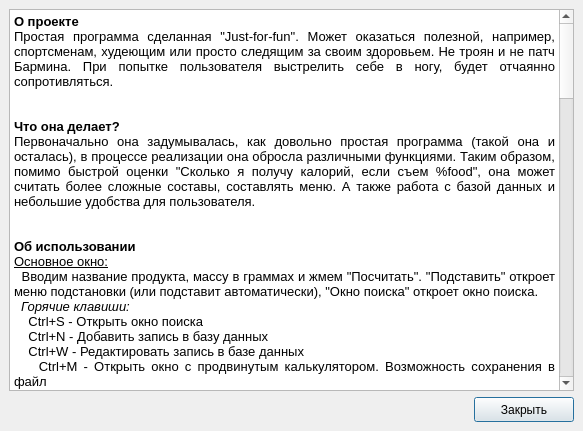
<?xml version="1.0" encoding="UTF-8"?>
<ui version="4.0">
 <class>Help_Window</class>
 <widget class="QMainWindow" name="Help_Window">
  <property name="geometry">
   <rect>
    <x>0</x>
    <y>0</y>
    <width>583</width>
    <height>431</height>
   </rect>
  </property>
  <property name="minimumSize">
   <size>
    <width>583</width>
    <height>431</height>
   </size>
  </property>
  <property name="windowTitle">
   <string>Помощь</string>
  </property>
  <widget class="QWidget" name="centralwidget">
   <property name="minimumSize">
    <size>
     <width>583</width>
     <height>431</height>
    </size>
   </property>
   <layout class="QGridLayout" name="gridLayout">
    <item row="0" column="0">
     <widget class="QTextBrowser" name="text">
      <property name="html">
       <string>&lt;!DOCTYPE HTML PUBLIC &quot;-//W3C//DTD HTML 4.0//EN&quot; &quot;http://www.w3.org/TR/REC-html40/strict.dtd&quot;&gt;
&lt;html&gt;&lt;head&gt;&lt;meta name=&quot;qrichtext&quot; content=&quot;1&quot; /&gt;&lt;style type=&quot;text/css&quot;&gt;
p, li { white-space: pre-wrap; }
&lt;/style&gt;&lt;/head&gt;&lt;body style=&quot; font-family:'Droid Sans'; font-size:10pt; font-weight:400; font-style:normal;&quot;&gt;
&lt;p align=&quot;justify&quot; style=&quot; margin-top:0px; margin-bottom:0px; margin-left:0px; margin-right:0px; -qt-block-indent:0; text-indent:0px;&quot;&gt;&lt;span style=&quot; font-weight:600;&quot;&gt;О проекте&lt;/span&gt;&lt;/p&gt;
&lt;p align=&quot;justify&quot; style=&quot; margin-top:0px; margin-bottom:0px; margin-left:0px; margin-right:0px; -qt-block-indent:0; text-indent:0px;&quot;&gt;Простая программа сделанная &amp;quot;Just-for-fun&amp;quot;. Может оказаться полезной, например, спортсменам, худеющим или просто следящим за своим здоровьем. Не троян и не патч Бармина. При попытке пользователя выстрелить себе в ногу, будет отчаянно сопротивляться.&lt;/p&gt;
&lt;p align=&quot;justify&quot; style=&quot;-qt-paragraph-type:empty; margin-top:0px; margin-bottom:0px; margin-left:0px; margin-right:0px; -qt-block-indent:0; text-indent:0px;&quot;&gt;&lt;br /&gt;&lt;/p&gt;
&lt;p align=&quot;justify&quot; style=&quot;-qt-paragraph-type:empty; margin-top:0px; margin-bottom:0px; margin-left:0px; margin-right:0px; -qt-block-indent:0; text-indent:0px;&quot;&gt;&lt;br /&gt;&lt;/p&gt;
&lt;p align=&quot;justify&quot; style=&quot; margin-top:0px; margin-bottom:0px; margin-left:0px; margin-right:0px; -qt-block-indent:0; text-indent:0px;&quot;&gt;&lt;span style=&quot; font-weight:600;&quot;&gt;Что она делает?&lt;/span&gt;&lt;/p&gt;
&lt;p align=&quot;justify&quot; style=&quot; margin-top:0px; margin-bottom:0px; margin-left:0px; margin-right:0px; -qt-block-indent:0; text-indent:0px;&quot;&gt;Первоначально она задумывалась, как довольно простая программа (такой она и осталась), в процессе реализации она обросла различными функциями. Таким образом, помимо быстрой оценки &amp;quot;Сколько я получу калорий, если съем %food&amp;quot;, она может считать более сложные составы, составлять меню. А также работа с базой данных и небольшие удобства для пользователя.&lt;/p&gt;
&lt;p align=&quot;justify&quot; style=&quot;-qt-paragraph-type:empty; margin-top:0px; margin-bottom:0px; margin-left:0px; margin-right:0px; -qt-block-indent:0; text-indent:0px;&quot;&gt;&lt;br /&gt;&lt;/p&gt;
&lt;p align=&quot;justify&quot; style=&quot;-qt-paragraph-type:empty; margin-top:0px; margin-bottom:0px; margin-left:0px; margin-right:0px; -qt-block-indent:0; text-indent:0px;&quot;&gt;&lt;br /&gt;&lt;/p&gt;
&lt;p align=&quot;justify&quot; style=&quot; margin-top:0px; margin-bottom:0px; margin-left:0px; margin-right:0px; -qt-block-indent:0; text-indent:0px;&quot;&gt;&lt;span style=&quot; font-weight:600;&quot;&gt;Об использовании&lt;/span&gt;&lt;/p&gt;
&lt;p align=&quot;justify&quot; style=&quot; margin-top:0px; margin-bottom:0px; margin-left:0px; margin-right:0px; -qt-block-indent:0; text-indent:0px;&quot;&gt;&lt;span style=&quot; text-decoration: underline;&quot;&gt;Основное окно:&lt;/span&gt;&lt;/p&gt;
&lt;p align=&quot;justify&quot; style=&quot; margin-top:0px; margin-bottom:0px; margin-left:0px; margin-right:0px; -qt-block-indent:0; text-indent:0px;&quot;&gt;  Вводим название продукта, массу в граммах и жмем &amp;quot;Посчитать&amp;quot;. &amp;quot;Подставить&amp;quot; откроет меню подстановки (или подставит автоматически), &amp;quot;Окно поиска&amp;quot; откроет окно поиска.&lt;/p&gt;
&lt;p align=&quot;justify&quot; style=&quot; margin-top:0px; margin-bottom:0px; margin-left:0px; margin-right:0px; -qt-block-indent:0; text-indent:0px;&quot;&gt;  &lt;span style=&quot; font-style:italic;&quot;&gt;Горячие клавиши:&lt;/span&gt;&lt;/p&gt;
&lt;p align=&quot;justify&quot; style=&quot; margin-top:0px; margin-bottom:0px; margin-left:0px; margin-right:0px; -qt-block-indent:0; text-indent:0px;&quot;&gt;    Ctrl+S - Открыть окно поиска&lt;/p&gt;
&lt;p align=&quot;justify&quot; style=&quot; margin-top:0px; margin-bottom:0px; margin-left:0px; margin-right:0px; -qt-block-indent:0; text-indent:0px;&quot;&gt;    Ctrl+N - Добавить запись в базу данных&lt;/p&gt;
&lt;p align=&quot;justify&quot; style=&quot; margin-top:0px; margin-bottom:0px; margin-left:0px; margin-right:0px; -qt-block-indent:0; text-indent:0px;&quot;&gt;    Ctrl+W - Редактировать запись в базе данных&lt;/p&gt;
&lt;p align=&quot;justify&quot; style=&quot; margin-top:0px; margin-bottom:0px; margin-left:0px; margin-right:0px; -qt-block-indent:0; text-indent:0px;&quot;&gt;    Ctrl+M - Открыть окно с продвинутым калькулятором. Возможность сохранения в файл&lt;/p&gt;
&lt;p align=&quot;justify&quot; style=&quot; margin-top:0px; margin-bottom:0px; margin-left:0px; margin-right:0px; -qt-block-indent:0; text-indent:0px;&quot;&gt;    Ctrl+Q - Выход&lt;/p&gt;
&lt;p align=&quot;justify&quot; style=&quot; margin-top:0px; margin-bottom:0px; margin-left:0px; margin-right:0px; -qt-block-indent:0; text-indent:0px;&quot;&gt;    F1     - Эта справка&lt;/p&gt;
&lt;p align=&quot;justify&quot; style=&quot; margin-top:0px; margin-bottom:0px; margin-left:0px; margin-right:0px; -qt-block-indent:0; text-indent:0px;&quot;&gt;    Tab    - Переключение по объектам&lt;/p&gt;
&lt;p align=&quot;justify&quot; style=&quot; margin-top:0px; margin-bottom:0px; margin-left:0px; margin-right:0px; -qt-block-indent:0; text-indent:0px;&quot;&gt;    Enter (в строке поиска) - откроет меню подстановки&lt;/p&gt;
&lt;p align=&quot;justify&quot; style=&quot;-qt-paragraph-type:empty; margin-top:0px; margin-bottom:0px; margin-left:0px; margin-right:0px; -qt-block-indent:0; text-indent:0px;&quot;&gt;&lt;br /&gt;&lt;/p&gt;
&lt;p align=&quot;justify&quot; style=&quot; margin-top:0px; margin-bottom:0px; margin-left:0px; margin-right:0px; -qt-block-indent:0; text-indent:0px;&quot;&gt;&lt;span style=&quot; text-decoration: underline;&quot;&gt;Окно поиска:&lt;/span&gt;&lt;/p&gt;
&lt;p align=&quot;justify&quot; style=&quot; margin-top:0px; margin-bottom:0px; margin-left:0px; margin-right:0px; -qt-block-indent:0; text-indent:0px;&quot;&gt;  Вводим что-нибудь. Что-нибудь получим в ответ.&lt;/p&gt;
&lt;p align=&quot;justify&quot; style=&quot; margin-top:0px; margin-bottom:0px; margin-left:0px; margin-right:0px; -qt-block-indent:0; text-indent:0px;&quot;&gt;  &lt;span style=&quot; font-style:italic;&quot;&gt;Горячие клавиши:&lt;/span&gt;&lt;/p&gt;
&lt;p align=&quot;justify&quot; style=&quot; margin-top:0px; margin-bottom:0px; margin-left:0px; margin-right:0px; -qt-block-indent:0; text-indent:0px;&quot;&gt;    Esc    - закрыть окно&lt;/p&gt;
&lt;p align=&quot;justify&quot; style=&quot; margin-top:0px; margin-bottom:0px; margin-left:0px; margin-right:0px; -qt-block-indent:0; text-indent:0px;&quot;&gt;    Tab    - Переключение по объектам&lt;/p&gt;
&lt;p align=&quot;justify&quot; style=&quot; margin-top:0px; margin-bottom:0px; margin-left:0px; margin-right:0px; -qt-block-indent:0; text-indent:0px;&quot;&gt;    Enter (в строке поиска) - аналогично нажатию на кнопку &amp;quot;Искать&amp;quot;&lt;/p&gt;
&lt;p align=&quot;justify&quot; style=&quot;-qt-paragraph-type:empty; margin-top:0px; margin-bottom:0px; margin-left:0px; margin-right:0px; -qt-block-indent:0; text-indent:0px;&quot;&gt;&lt;br /&gt;&lt;/p&gt;
&lt;p align=&quot;justify&quot; style=&quot; margin-top:0px; margin-bottom:0px; margin-left:0px; margin-right:0px; -qt-block-indent:0; text-indent:0px;&quot;&gt;&lt;span style=&quot; text-decoration: underline;&quot;&gt;Добавление записи в базу данных:&lt;/span&gt;&lt;/p&gt;
&lt;p align=&quot;justify&quot; style=&quot; margin-top:0px; margin-bottom:0px; margin-left:0px; margin-right:0px; -qt-block-indent:0; text-indent:0px;&quot;&gt;  Запись в базу данных. Оставлять числовые поля пустыми не возбраняется.&lt;/p&gt;
&lt;p align=&quot;justify&quot; style=&quot; margin-top:0px; margin-bottom:0px; margin-left:0px; margin-right:0px; -qt-block-indent:0; text-indent:0px;&quot;&gt;  &lt;span style=&quot; font-style:italic;&quot;&gt;Горячие клавиши:&lt;/span&gt;&lt;/p&gt;
&lt;p align=&quot;justify&quot; style=&quot; margin-top:0px; margin-bottom:0px; margin-left:0px; margin-right:0px; -qt-block-indent:0; text-indent:0px;&quot;&gt;    Esc    - закрыть окно&lt;/p&gt;
&lt;p align=&quot;justify&quot; style=&quot; margin-top:0px; margin-bottom:0px; margin-left:0px; margin-right:0px; -qt-block-indent:0; text-indent:0px;&quot;&gt;    Tab    - Переключение по объектам&lt;/p&gt;
&lt;p align=&quot;justify&quot; style=&quot;-qt-paragraph-type:empty; margin-top:0px; margin-bottom:0px; margin-left:0px; margin-right:0px; -qt-block-indent:0; text-indent:0px;&quot;&gt;&lt;br /&gt;&lt;/p&gt;
&lt;p align=&quot;justify&quot; style=&quot; margin-top:0px; margin-bottom:0px; margin-left:0px; margin-right:0px; -qt-block-indent:0; text-indent:0px;&quot;&gt;&lt;span style=&quot; text-decoration: underline;&quot;&gt;Редактирование записи в базе данных:&lt;/span&gt;&lt;/p&gt;
&lt;p align=&quot;justify&quot; style=&quot; margin-top:0px; margin-bottom:0px; margin-left:0px; margin-right:0px; -qt-block-indent:0; text-indent:0px;&quot;&gt;  Редактирование базы данных. Имя изменить нельзя. Оставлять числовые поля пустыми не возбраняется. &amp;quot;Подставить&amp;quot; откроет меню подстановки (или подставит автоматически), &amp;quot;Окно поиска&amp;quot; откроет окно поиска, &amp;quot;Удалить&amp;quot; - удалить запись из базы данных.&lt;/p&gt;
&lt;p align=&quot;justify&quot; style=&quot; margin-top:0px; margin-bottom:0px; margin-left:0px; margin-right:0px; -qt-block-indent:0; text-indent:0px;&quot;&gt;  &lt;span style=&quot; font-style:italic;&quot;&gt;Горячие клавиши:&lt;/span&gt;&lt;/p&gt;
&lt;p align=&quot;justify&quot; style=&quot; margin-top:0px; margin-bottom:0px; margin-left:0px; margin-right:0px; -qt-block-indent:0; text-indent:0px;&quot;&gt;    Esc    - закрыть окно&lt;/p&gt;
&lt;p align=&quot;justify&quot; style=&quot; margin-top:0px; margin-bottom:0px; margin-left:0px; margin-right:0px; -qt-block-indent:0; text-indent:0px;&quot;&gt;    Tab    - Переключение по объектам&lt;/p&gt;
&lt;p align=&quot;justify&quot; style=&quot; margin-top:0px; margin-bottom:0px; margin-left:0px; margin-right:0px; -qt-block-indent:0; text-indent:0px;&quot;&gt;    Enter (в строке поиска) - откроет меню подстановки&lt;/p&gt;
&lt;p align=&quot;justify&quot; style=&quot;-qt-paragraph-type:empty; margin-top:0px; margin-bottom:0px; margin-left:0px; margin-right:0px; -qt-block-indent:0; text-indent:0px;&quot;&gt;&lt;br /&gt;&lt;/p&gt;
&lt;p align=&quot;justify&quot; style=&quot; margin-top:0px; margin-bottom:0px; margin-left:0px; margin-right:0px; -qt-block-indent:0; text-indent:0px;&quot;&gt;&lt;span style=&quot; text-decoration: underline;&quot;&gt;Создать меню:&lt;/span&gt;&lt;/p&gt;
&lt;p align=&quot;justify&quot; style=&quot; margin-top:0px; margin-bottom:0px; margin-left:0px; margin-right:0px; -qt-block-indent:0; text-indent:0px;&quot;&gt;  Можно посчитать несколько продуктов. И сохранить их в файл (&amp;quot;Сохранить в файл&amp;quot;). &amp;quot;Подставить&amp;quot; откроет меню подстановки (или подставит автоматически), &amp;quot;Окно поиска&amp;quot; откроет окно поиска, &amp;quot;Искать&amp;quot; ищет искомое в базе данных и обновляет числа, &amp;quot;Добавить&amp;quot; - добавляет  продукт и его массу в общий список.&lt;/p&gt;
&lt;p align=&quot;justify&quot; style=&quot; margin-top:0px; margin-bottom:0px; margin-left:0px; margin-right:0px; -qt-block-indent:0; text-indent:0px;&quot;&gt;  &lt;span style=&quot; font-style:italic;&quot;&gt;Горячие клавиши:&lt;/span&gt;&lt;/p&gt;
&lt;p align=&quot;justify&quot; style=&quot; margin-top:0px; margin-bottom:0px; margin-left:0px; margin-right:0px; -qt-block-indent:0; text-indent:0px;&quot;&gt;    Esc    - закрыть окно&lt;/p&gt;
&lt;p align=&quot;justify&quot; style=&quot; margin-top:0px; margin-bottom:0px; margin-left:0px; margin-right:0px; -qt-block-indent:0; text-indent:0px;&quot;&gt;    Tab    - Переключение по объектам&lt;/p&gt;
&lt;p align=&quot;justify&quot; style=&quot; margin-top:0px; margin-bottom:0px; margin-left:0px; margin-right:0px; -qt-block-indent:0; text-indent:0px;&quot;&gt;    Enter (в строке поиска) - откроет меню подстановки&lt;/p&gt;
&lt;p align=&quot;justify&quot; style=&quot;-qt-paragraph-type:empty; margin-top:0px; margin-bottom:0px; margin-left:0px; margin-right:0px; -qt-block-indent:0; text-indent:0px;&quot;&gt;&lt;br /&gt;&lt;/p&gt;
&lt;p align=&quot;justify&quot; style=&quot; margin-top:0px; margin-bottom:0px; margin-left:0px; margin-right:0px; -qt-block-indent:0; text-indent:0px;&quot;&gt;&lt;span style=&quot; text-decoration: underline;&quot;&gt;Выбрать базу данных:&lt;/span&gt;&lt;/p&gt;
&lt;p align=&quot;justify&quot; style=&quot; margin-top:0px; margin-bottom:0px; margin-left:0px; margin-right:0px; -qt-block-indent:0; text-indent:0px;&quot;&gt;  Выбирает базу данных и пишет в файл настроек.&lt;/p&gt;
&lt;p align=&quot;justify&quot; style=&quot; margin-top:0px; margin-bottom:0px; margin-left:0px; margin-right:0px; -qt-block-indent:0; text-indent:0px;&quot;&gt;  Г&lt;span style=&quot; font-style:italic;&quot;&gt;орячие клавиши:&lt;/span&gt;&lt;/p&gt;
&lt;p align=&quot;justify&quot; style=&quot; margin-top:0px; margin-bottom:0px; margin-left:0px; margin-right:0px; -qt-block-indent:0; text-indent:0px;&quot;&gt;    Esc    - закрыть окно&lt;/p&gt;
&lt;p align=&quot;justify&quot; style=&quot; margin-top:0px; margin-bottom:0px; margin-left:0px; margin-right:0px; -qt-block-indent:0; text-indent:0px;&quot;&gt;    Tab    - Переключение по объектам&lt;/p&gt;
&lt;p align=&quot;justify&quot; style=&quot;-qt-paragraph-type:empty; margin-top:0px; margin-bottom:0px; margin-left:0px; margin-right:0px; -qt-block-indent:0; text-indent:0px;&quot;&gt;&lt;br /&gt;&lt;/p&gt;
&lt;p align=&quot;justify&quot; style=&quot; margin-top:0px; margin-bottom:0px; margin-left:0px; margin-right:0px; -qt-block-indent:0; text-indent:0px;&quot;&gt;&lt;span style=&quot; text-decoration: underline;&quot;&gt;Скопировать базу данных:&lt;/span&gt;&lt;/p&gt;
&lt;p align=&quot;justify&quot; style=&quot; margin-top:0px; margin-bottom:0px; margin-left:0px; margin-right:0px; -qt-block-indent:0; text-indent:0px;&quot;&gt;  Копирует текущую базу данных.&lt;/p&gt;
&lt;p align=&quot;justify&quot; style=&quot; margin-top:0px; margin-bottom:0px; margin-left:0px; margin-right:0px; -qt-block-indent:0; text-indent:0px;&quot;&gt;  &lt;span style=&quot; font-style:italic;&quot;&gt;Горячие клавиши:&lt;/span&gt;&lt;/p&gt;
&lt;p align=&quot;justify&quot; style=&quot; margin-top:0px; margin-bottom:0px; margin-left:0px; margin-right:0px; -qt-block-indent:0; text-indent:0px;&quot;&gt;    Esc    - закрыть окно&lt;/p&gt;
&lt;p align=&quot;justify&quot; style=&quot; margin-top:0px; margin-bottom:0px; margin-left:0px; margin-right:0px; -qt-block-indent:0; text-indent:0px;&quot;&gt;    Tab    - Переключение по объектам&lt;/p&gt;
&lt;p align=&quot;justify&quot; style=&quot;-qt-paragraph-type:empty; margin-top:0px; margin-bottom:0px; margin-left:0px; margin-right:0px; -qt-block-indent:0; text-indent:0px;&quot;&gt;&lt;br /&gt;&lt;/p&gt;
&lt;p align=&quot;justify&quot; style=&quot; margin-top:0px; margin-bottom:0px; margin-left:0px; margin-right:0px; -qt-block-indent:0; text-indent:0px;&quot;&gt;&lt;span style=&quot; text-decoration: underline;&quot;&gt;Выбрать язык:&lt;/span&gt;&lt;/p&gt;
&lt;p align=&quot;justify&quot; style=&quot; margin-top:0px; margin-bottom:0px; margin-left:0px; margin-right:0px; -qt-block-indent:0; text-indent:0px;&quot;&gt;  Выбор языка.&lt;/p&gt;
&lt;p align=&quot;justify&quot; style=&quot; margin-top:0px; margin-bottom:0px; margin-left:0px; margin-right:0px; -qt-block-indent:0; text-indent:0px;&quot;&gt;  &lt;span style=&quot; font-style:italic;&quot;&gt;Горячие клавиши:&lt;/span&gt;&lt;/p&gt;
&lt;p align=&quot;justify&quot; style=&quot; margin-top:0px; margin-bottom:0px; margin-left:0px; margin-right:0px; -qt-block-indent:0; text-indent:0px;&quot;&gt;    Esc    - закрыть окно&lt;/p&gt;
&lt;p align=&quot;justify&quot; style=&quot; margin-top:0px; margin-bottom:0px; margin-left:0px; margin-right:0px; -qt-block-indent:0; text-indent:0px;&quot;&gt;    Tab    - Переключение по объектам&lt;/p&gt;
&lt;p align=&quot;justify&quot; style=&quot;-qt-paragraph-type:empty; margin-top:0px; margin-bottom:0px; margin-left:0px; margin-right:0px; -qt-block-indent:0; text-indent:0px;&quot;&gt;&lt;br /&gt;&lt;/p&gt;
&lt;p align=&quot;justify&quot; style=&quot; margin-top:0px; margin-bottom:0px; margin-left:0px; margin-right:0px; -qt-block-indent:0; text-indent:0px;&quot;&gt;&lt;span style=&quot; text-decoration: underline;&quot;&gt;Помощь:&lt;/span&gt;&lt;/p&gt;
&lt;p align=&quot;justify&quot; style=&quot; margin-top:0px; margin-bottom:0px; margin-left:0px; margin-right:0px; -qt-block-indent:0; text-indent:0px;&quot;&gt;  Эта справка.&lt;/p&gt;
&lt;p align=&quot;justify&quot; style=&quot; margin-top:0px; margin-bottom:0px; margin-left:0px; margin-right:0px; -qt-block-indent:0; text-indent:0px;&quot;&gt;  &lt;span style=&quot; font-style:italic;&quot;&gt;Горячие клавиши:&lt;/span&gt;&lt;/p&gt;
&lt;p align=&quot;justify&quot; style=&quot; margin-top:0px; margin-bottom:0px; margin-left:0px; margin-right:0px; -qt-block-indent:0; text-indent:0px;&quot;&gt;    Esc    - закрыть окно&lt;/p&gt;
&lt;p align=&quot;justify&quot; style=&quot; margin-top:0px; margin-bottom:0px; margin-left:0px; margin-right:0px; -qt-block-indent:0; text-indent:0px;&quot;&gt;    Tab    - Переключение по объектам&lt;/p&gt;
&lt;p align=&quot;justify&quot; style=&quot;-qt-paragraph-type:empty; margin-top:0px; margin-bottom:0px; margin-left:0px; margin-right:0px; -qt-block-indent:0; text-indent:0px;&quot;&gt;&lt;br /&gt;&lt;/p&gt;
&lt;p align=&quot;justify&quot; style=&quot; margin-top:0px; margin-bottom:0px; margin-left:0px; margin-right:0px; -qt-block-indent:0; text-indent:0px;&quot;&gt;&lt;span style=&quot; text-decoration: underline;&quot;&gt;О программе:&lt;/span&gt;&lt;/p&gt;
&lt;p align=&quot;justify&quot; style=&quot; margin-top:0px; margin-bottom:0px; margin-left:0px; margin-right:0px; -qt-block-indent:0; text-indent:0px;&quot;&gt;  Небольшое окно &amp;quot;About&amp;quot;.&lt;/p&gt;
&lt;p align=&quot;justify&quot; style=&quot; margin-top:0px; margin-bottom:0px; margin-left:0px; margin-right:0px; -qt-block-indent:0; text-indent:0px;&quot;&gt;  &lt;span style=&quot; font-style:italic;&quot;&gt;Горячие клавиши:&lt;/span&gt;&lt;/p&gt;
&lt;p align=&quot;justify&quot; style=&quot; margin-top:0px; margin-bottom:0px; margin-left:0px; margin-right:0px; -qt-block-indent:0; text-indent:0px;&quot;&gt;    Esc    - закрыть окно&lt;/p&gt;
&lt;p align=&quot;justify&quot; style=&quot; margin-top:0px; margin-bottom:0px; margin-left:0px; margin-right:0px; -qt-block-indent:0; text-indent:0px;&quot;&gt;    Tab    - Переключение по объектам&lt;/p&gt;
&lt;p align=&quot;justify&quot; style=&quot;-qt-paragraph-type:empty; margin-top:0px; margin-bottom:0px; margin-left:0px; margin-right:0px; -qt-block-indent:0; text-indent:0px;&quot;&gt;&lt;br /&gt;&lt;/p&gt;
&lt;p align=&quot;justify&quot; style=&quot; margin-top:0px; margin-bottom:0px; margin-left:0px; margin-right:0px; -qt-block-indent:0; text-indent:0px;&quot;&gt;&lt;span style=&quot; text-decoration: underline;&quot;&gt;Окно подстановки:&lt;/span&gt;&lt;/p&gt;
&lt;p align=&quot;justify&quot; style=&quot; margin-top:0px; margin-bottom:0px; margin-left:0px; margin-right:0px; -qt-block-indent:0; text-indent:0px;&quot;&gt;  Подставляет выбранную позицию в строку поиска. Навигация как мышкой, так и стрелочками.&lt;/p&gt;
&lt;p align=&quot;justify&quot; style=&quot; margin-top:0px; margin-bottom:0px; margin-left:0px; margin-right:0px; -qt-block-indent:0; text-indent:0px;&quot;&gt;  &lt;span style=&quot; font-style:italic;&quot;&gt;Горячие клавиши:&lt;/span&gt;&lt;/p&gt;
&lt;p align=&quot;justify&quot; style=&quot; margin-top:0px; margin-bottom:0px; margin-left:0px; margin-right:0px; -qt-block-indent:0; text-indent:0px;&quot;&gt;    DoubleClick, Enter - выбор позиции&lt;/p&gt;
&lt;p align=&quot;justify&quot; style=&quot; margin-top:0px; margin-bottom:0px; margin-left:0px; margin-right:0px; -qt-block-indent:0; text-indent:0px;&quot;&gt;    Esc    - закрыть окно&lt;/p&gt;
&lt;p align=&quot;justify&quot; style=&quot;-qt-paragraph-type:empty; margin-top:0px; margin-bottom:0px; margin-left:0px; margin-right:0px; -qt-block-indent:0; text-indent:0px;&quot;&gt;&lt;br /&gt;&lt;/p&gt;
&lt;p align=&quot;justify&quot; style=&quot; margin-top:0px; margin-bottom:0px; margin-left:0px; margin-right:0px; -qt-block-indent:0; text-indent:0px;&quot;&gt;&lt;span style=&quot; text-decoration: underline;&quot;&gt;Ошибка:&lt;/span&gt;&lt;/p&gt;
&lt;p align=&quot;justify&quot; style=&quot; margin-top:0px; margin-bottom:0px; margin-left:0px; margin-right:0px; -qt-block-indent:0; text-indent:0px;&quot;&gt;  Мифическое окно. У хороших пользователей его не бывает.&lt;/p&gt;
&lt;p align=&quot;justify&quot; style=&quot;-qt-paragraph-type:empty; margin-top:0px; margin-bottom:0px; margin-left:0px; margin-right:0px; -qt-block-indent:0; text-indent:0px;&quot;&gt;&lt;br /&gt;&lt;/p&gt;
&lt;p align=&quot;justify&quot; style=&quot;-qt-paragraph-type:empty; margin-top:0px; margin-bottom:0px; margin-left:0px; margin-right:0px; -qt-block-indent:0; text-indent:0px;&quot;&gt;&lt;br /&gt;&lt;/p&gt;
&lt;p align=&quot;justify&quot; style=&quot; margin-top:0px; margin-bottom:0px; margin-left:0px; margin-right:0px; -qt-block-indent:0; text-indent:0px;&quot;&gt;&lt;span style=&quot; font-weight:600;&quot;&gt;О базе данных&lt;/span&gt;&lt;/p&gt;
&lt;p align=&quot;justify&quot; style=&quot; margin-top:0px; margin-bottom:0px; margin-left:0px; margin-right:0px; -qt-block-indent:0; text-indent:0px;&quot;&gt;Существует две базы данных, сделанных в полуавтоматическом режиме - одна на английском, другая на русском. Остальное сами. Я бы не советовал вписывать ручками - лучше пользоваться интерфейсом программы. Однако, на всякий случай замечу, что в базе данных строки содержатся в следующем виде:&lt;/p&gt;
&lt;p align=&quot;justify&quot; style=&quot;-qt-paragraph-type:empty; margin-top:0px; margin-bottom:0px; margin-left:0px; margin-right:0px; -qt-block-indent:0; text-indent:0px;&quot;&gt;&lt;br /&gt;&lt;/p&gt;
&lt;p align=&quot;justify&quot; style=&quot; margin-top:0px; margin-bottom:0px; margin-left:0px; margin-right:0px; -qt-block-indent:0; text-indent:0px;&quot;&gt;  наименование_продукта;;белки;;жиры;;углеводы;;калорийность;;гликемический_индекс&lt;/p&gt;
&lt;p align=&quot;justify&quot; style=&quot;-qt-paragraph-type:empty; margin-top:0px; margin-bottom:0px; margin-left:0px; margin-right:0px; -qt-block-indent:0; text-indent:0px;&quot;&gt;&lt;br /&gt;&lt;/p&gt;
&lt;p align=&quot;justify&quot; style=&quot; margin-top:0px; margin-bottom:0px; margin-left:0px; margin-right:0px; -qt-block-indent:0; text-indent:0px;&quot;&gt;Все числа хранятся в формате float (то есть что-то вроде 1.23 или 0.0). Названия лучше вводить нижним регистром, пробелы допускаются.&lt;/p&gt;
&lt;p align=&quot;justify&quot; style=&quot;-qt-paragraph-type:empty; margin-top:0px; margin-bottom:0px; margin-left:0px; margin-right:0px; -qt-block-indent:0; text-indent:0px;&quot;&gt;&lt;br /&gt;&lt;/p&gt;
&lt;p align=&quot;justify&quot; style=&quot;-qt-paragraph-type:empty; margin-top:0px; margin-bottom:0px; margin-left:0px; margin-right:0px; -qt-block-indent:0; text-indent:0px;&quot;&gt;&lt;br /&gt;&lt;/p&gt;
&lt;p align=&quot;justify&quot; style=&quot; margin-top:0px; margin-bottom:0px; margin-left:0px; margin-right:0px; -qt-block-indent:0; text-indent:0px;&quot;&gt;&lt;span style=&quot; font-weight:600;&quot;&gt;О локализациях&lt;/span&gt;&lt;/p&gt;
&lt;p align=&quot;justify&quot; style=&quot; margin-top:0px; margin-bottom:0px; margin-left:0px; margin-right:0px; -qt-block-indent:0; text-indent:0px;&quot;&gt;Собственно, тут мне сказать нечего. Существует русский язык и английский. Сильно сомневаюсь, что будет добавлено что-то еще.&lt;/p&gt;
&lt;p align=&quot;justify&quot; style=&quot;-qt-paragraph-type:empty; margin-top:0px; margin-bottom:0px; margin-left:0px; margin-right:0px; -qt-block-indent:0; text-indent:0px;&quot;&gt;&lt;br /&gt;&lt;/p&gt;
&lt;p align=&quot;justify&quot; style=&quot;-qt-paragraph-type:empty; margin-top:0px; margin-bottom:0px; margin-left:0px; margin-right:0px; -qt-block-indent:0; text-indent:0px;&quot;&gt;&lt;br /&gt;&lt;/p&gt;
&lt;p align=&quot;justify&quot; style=&quot; margin-top:0px; margin-bottom:0px; margin-left:0px; margin-right:0px; -qt-block-indent:0; text-indent:0px;&quot;&gt;&lt;span style=&quot; font-weight:600;&quot;&gt;Технические характеристики&lt;/span&gt;&lt;/p&gt;
&lt;p align=&quot;justify&quot; style=&quot; margin-top:0px; margin-bottom:0px; margin-left:0px; margin-right:0px; -qt-block-indent:0; text-indent:0px;&quot;&gt;&lt;span style=&quot; text-decoration: underline;&quot;&gt;Зависимости:&lt;/span&gt;&lt;/p&gt;
&lt;p align=&quot;justify&quot; style=&quot; margin-top:0px; margin-bottom:0px; margin-left:0px; margin-right:0px; -qt-block-indent:0; text-indent:0px;&quot;&gt;  Python2.7&lt;/p&gt;
&lt;p align=&quot;justify&quot; style=&quot; margin-top:0px; margin-bottom:0px; margin-left:0px; margin-right:0px; -qt-block-indent:0; text-indent:0px;&quot;&gt;  PyQt4&lt;/p&gt;
&lt;p align=&quot;justify&quot; style=&quot; margin-top:0px; margin-bottom:0px; margin-left:0px; margin-right:0px; -qt-block-indent:0; text-indent:0px;&quot;&gt;  Qt4&lt;/p&gt;
&lt;p align=&quot;justify&quot; style=&quot;-qt-paragraph-type:empty; margin-top:0px; margin-bottom:0px; margin-left:0px; margin-right:0px; -qt-block-indent:0; text-indent:0px;&quot;&gt;&lt;br /&gt;&lt;/p&gt;
&lt;p align=&quot;justify&quot; style=&quot; margin-top:0px; margin-bottom:0px; margin-left:0px; margin-right:0px; -qt-block-indent:0; text-indent:0px;&quot;&gt;&lt;span style=&quot; text-decoration: underline;&quot;&gt;Файл настроек (food_gui.ini):&lt;/span&gt;&lt;/p&gt;
&lt;p align=&quot;justify&quot; style=&quot; margin-top:0px; margin-bottom:0px; margin-left:0px; margin-right:0px; -qt-block-indent:0; text-indent:0px;&quot;&gt;  &lt;span style=&quot; font-style:italic;&quot;&gt;Windows&lt;/span&gt; - рабочая директория&lt;/p&gt;
&lt;p align=&quot;justify&quot; style=&quot; margin-top:0px; margin-bottom:0px; margin-left:0px; margin-right:0px; -qt-block-indent:0; text-indent:0px;&quot;&gt;  &lt;span style=&quot; font-style:italic;&quot;&gt;Linux&lt;/span&gt;   - ~/.config/food_gui/&lt;/p&gt;
&lt;p align=&quot;justify&quot; style=&quot;-qt-paragraph-type:empty; margin-top:0px; margin-bottom:0px; margin-left:0px; margin-right:0px; -qt-block-indent:0; text-indent:0px;&quot;&gt;&lt;br /&gt;&lt;/p&gt;
&lt;p align=&quot;justify&quot; style=&quot; margin-top:0px; margin-bottom:0px; margin-left:0px; margin-right:0px; -qt-block-indent:0; text-indent:0px;&quot;&gt;&lt;span style=&quot; text-decoration: underline;&quot;&gt;База данных:&lt;/span&gt;&lt;/p&gt;
&lt;p align=&quot;justify&quot; style=&quot; margin-top:0px; margin-bottom:0px; margin-left:0px; margin-right:0px; -qt-block-indent:0; text-indent:0px;&quot;&gt;  Лучше скопировать ее в рабочую директорию (Windows) или в директорию ~/.config/food_gui/ (Linux). Но, в принципе, она может быть где угодно.&lt;/p&gt;
&lt;p align=&quot;justify&quot; style=&quot;-qt-paragraph-type:empty; margin-top:0px; margin-bottom:0px; margin-left:0px; margin-right:0px; -qt-block-indent:0; text-indent:0px;&quot;&gt;&lt;br /&gt;&lt;/p&gt;
&lt;p align=&quot;justify&quot; style=&quot; margin-top:0px; margin-bottom:0px; margin-left:0px; margin-right:0px; -qt-block-indent:0; text-indent:0px;&quot;&gt;&lt;span style=&quot; text-decoration: underline;&quot;&gt;Установка:&lt;/span&gt;&lt;/p&gt;
&lt;p align=&quot;justify&quot; style=&quot; margin-top:0px; margin-bottom:0px; margin-left:0px; margin-right:0px; -qt-block-indent:0; text-indent:0px;&quot;&gt;  &lt;span style=&quot; font-style:italic;&quot;&gt;Linux:&lt;/span&gt;&lt;/p&gt;
&lt;p align=&quot;justify&quot; style=&quot; margin-top:0px; margin-bottom:0px; margin-left:0px; margin-right:0px; -qt-block-indent:0; text-indent:0px;&quot;&gt;    1) Убедиться, что все на месте (зависимости, наличие /usr/bin/python2.7).&lt;/p&gt;
&lt;p align=&quot;justify&quot; style=&quot; margin-top:0px; margin-bottom:0px; margin-left:0px; margin-right:0px; -qt-block-indent:0; text-indent:0px;&quot;&gt;    2) Запустить скрипт.&lt;/p&gt;
&lt;p align=&quot;justify&quot; style=&quot; margin-top:0px; margin-bottom:0px; margin-left:0px; margin-right:0px; -qt-block-indent:0; text-indent:0px;&quot;&gt;    3) Можно скопировать куда-нибудь.&lt;/p&gt;
&lt;p align=&quot;justify&quot; style=&quot; margin-top:0px; margin-bottom:0px; margin-left:0px; margin-right:0px; -qt-block-indent:0; text-indent:0px;&quot;&gt;  &lt;span style=&quot; font-style:italic;&quot;&gt;Windows:&lt;/span&gt;&lt;/p&gt;
&lt;p align=&quot;justify&quot; style=&quot; margin-top:0px; margin-bottom:0px; margin-left:0px; margin-right:0px; -qt-block-indent:0; text-indent:0px;&quot;&gt;    1) Установить все зависимости.&lt;/p&gt;
&lt;p align=&quot;justify&quot; style=&quot; margin-top:0px; margin-bottom:0px; margin-left:0px; margin-right:0px; -qt-block-indent:0; text-indent:0px;&quot;&gt;    2a) Запустить скрипт&lt;/p&gt;
&lt;p align=&quot;justify&quot; style=&quot; margin-top:0px; margin-bottom:0px; margin-left:0px; margin-right:0px; -qt-block-indent:0; text-indent:0px;&quot;&gt;    или&lt;/p&gt;
&lt;p align=&quot;justify&quot; style=&quot; margin-top:0px; margin-bottom:0px; margin-left:0px; margin-right:0px; -qt-block-indent:0; text-indent:0px;&quot;&gt;    2b) Установить pyinstaller.&lt;/p&gt;
&lt;p align=&quot;justify&quot; style=&quot; margin-top:0px; margin-bottom:0px; margin-left:0px; margin-right:0px; -qt-block-indent:0; text-indent:0px;&quot;&gt;    3b) Запустить скрипт pyinstaller.bat.&lt;/p&gt;
&lt;p align=&quot;justify&quot; style=&quot; margin-top:0px; margin-bottom:0px; margin-left:0px; margin-right:0px; -qt-block-indent:0; text-indent:0px;&quot;&gt;    4b) Запустить полученный *.exe файл (где-то .\food_gui\dist\).&lt;/p&gt;
&lt;p align=&quot;justify&quot; style=&quot; margin-top:0px; margin-bottom:0px; margin-left:0px; margin-right:0px; -qt-block-indent:0; text-indent:0px;&quot;&gt;    или&lt;/p&gt;
&lt;p align=&quot;justify&quot; style=&quot; margin-top:0px; margin-bottom:0px; margin-left:0px; margin-right:0px; -qt-block-indent:0; text-indent:0px;&quot;&gt;    1с) Взять уже готовый *.exe файл. Однако, его работа под всеми системами не гарантируется (скомпилен под Windows7-x64).&lt;/p&gt;
&lt;p align=&quot;justify&quot; style=&quot; margin-top:0px; margin-bottom:0px; margin-left:0px; margin-right:0px; -qt-block-indent:0; text-indent:0px;&quot;&gt;  &lt;span style=&quot; font-style:italic;&quot;&gt;MacOS:&lt;/span&gt;&lt;/p&gt;
&lt;p align=&quot;justify&quot; style=&quot; margin-top:0px; margin-bottom:0px; margin-left:0px; margin-right:0px; -qt-block-indent:0; text-indent:0px;&quot;&gt;    1) Удалить MacOS.&lt;/p&gt;
&lt;p align=&quot;justify&quot; style=&quot; margin-top:0px; margin-bottom:0px; margin-left:0px; margin-right:0px; -qt-block-indent:0; text-indent:0px;&quot;&gt;    2) Поставить Linux.&lt;/p&gt;
&lt;p align=&quot;justify&quot; style=&quot; margin-top:0px; margin-bottom:0px; margin-left:0px; margin-right:0px; -qt-block-indent:0; text-indent:0px;&quot;&gt;    3) См. установку для Linux.&lt;/p&gt;
&lt;p align=&quot;justify&quot; style=&quot; margin-top:0px; margin-bottom:0px; margin-left:0px; margin-right:0px; -qt-block-indent:0; text-indent:0px;&quot;&gt;    P.S.: или подработать скрипт самостоятельно.&lt;/p&gt;
&lt;p align=&quot;justify&quot; style=&quot;-qt-paragraph-type:empty; margin-top:0px; margin-bottom:0px; margin-left:0px; margin-right:0px; -qt-block-indent:0; text-indent:0px;&quot;&gt;&lt;br /&gt;&lt;/p&gt;
&lt;p align=&quot;justify&quot; style=&quot;-qt-paragraph-type:empty; margin-top:0px; margin-bottom:0px; margin-left:0px; margin-right:0px; -qt-block-indent:0; text-indent:0px;&quot;&gt;&lt;br /&gt;&lt;/p&gt;
&lt;p align=&quot;justify&quot; style=&quot; margin-top:0px; margin-bottom:0px; margin-left:0px; margin-right:0px; -qt-block-indent:0; text-indent:0px;&quot;&gt;&lt;span style=&quot; font-weight:600;&quot;&gt;Об ошибках, предложениях&lt;/span&gt;&lt;/p&gt;
&lt;p align=&quot;justify&quot; style=&quot; margin-top:0px; margin-bottom:0px; margin-left:0px; margin-right:0px; -qt-block-indent:0; text-indent:0px;&quot;&gt;Ошибки буду фиксить по мере возможности. Насчет предложений ничего не обещаю. По всем вопросам стучитесь:&lt;/p&gt;
&lt;p align=&quot;justify&quot; style=&quot;-qt-paragraph-type:empty; margin-top:0px; margin-bottom:0px; margin-left:0px; margin-right:0px; -qt-block-indent:0; text-indent:0px;&quot;&gt;&lt;br /&gt;&lt;/p&gt;
&lt;p align=&quot;justify&quot; style=&quot; margin-top:0px; margin-bottom:0px; margin-left:0px; margin-right:0px; -qt-block-indent:0; text-indent:0px;&quot;&gt;  &lt;span style=&quot; font-style:italic;&quot;&gt;e-mail: esalexeev@gmail.com&lt;/span&gt;&lt;/p&gt;
&lt;p align=&quot;justify&quot; style=&quot; margin-top:0px; margin-bottom:0px; margin-left:0px; margin-right:0px; -qt-block-indent:0; text-indent:0px;&quot;&gt;&lt;span style=&quot; font-style:italic;&quot;&gt;  Jabber: arcanis@jabber.ru&lt;/span&gt;&lt;/p&gt;
&lt;p align=&quot;justify&quot; style=&quot; margin-top:0px; margin-bottom:0px; margin-left:0px; margin-right:0px; -qt-block-indent:0; text-indent:0px;&quot;&gt;&lt;span style=&quot; font-style:italic;&quot;&gt;  ICQ: 407-398-235&lt;/span&gt;&lt;/p&gt;&lt;/body&gt;&lt;/html&gt;</string>
      </property>
     </widget>
    </item>
    <item row="1" column="0">
     <layout class="QHBoxLayout" name="horizontalLayout">
      <item>
       <spacer name="horizontalSpacer">
        <property name="orientation">
         <enum>Qt::Horizontal</enum>
        </property>
        <property name="sizeHint" stdset="0">
         <size>
          <width>40</width>
          <height>20</height>
         </size>
        </property>
       </spacer>
      </item>
      <item>
       <widget class="QPushButton" name="exitbut">
        <property name="sizePolicy">
         <sizepolicy hsizetype="Fixed" vsizetype="Fixed">
          <horstretch>0</horstretch>
          <verstretch>0</verstretch>
         </sizepolicy>
        </property>
        <property name="minimumSize">
         <size>
          <width>100</width>
          <height>25</height>
         </size>
        </property>
        <property name="maximumSize">
         <size>
          <width>100</width>
          <height>25</height>
         </size>
        </property>
        <property name="text">
         <string>Закрыть</string>
        </property>
        <property name="default">
         <bool>true</bool>
        </property>
       </widget>
      </item>
     </layout>
    </item>
   </layout>
  </widget>
 </widget>
 <resources/>
 <connections/>
</ui>
